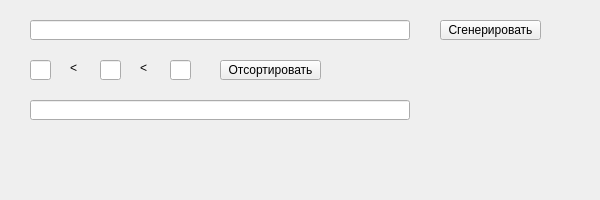
<?xml version="1.0" encoding="UTF-8"?>
<ui version="4.0">
 <class>MainWindow</class>
 <widget class="QMainWindow" name="MainWindow">
  <property name="geometry">
   <rect>
    <x>0</x>
    <y>0</y>
    <width>600</width>
    <height>200</height>
   </rect>
  </property>
  <property name="minimumSize">
   <size>
    <width>600</width>
    <height>200</height>
   </size>
  </property>
  <property name="maximumSize">
   <size>
    <width>600</width>
    <height>200</height>
   </size>
  </property>
  <property name="windowTitle">
   <string>MainWindow</string>
  </property>
  <widget class="QWidget" name="centralwidget">
   <widget class="QPushButton" name="ButtonRandom">
    <property name="geometry">
     <rect>
      <x>440</x>
      <y>20</y>
      <width>101</width>
      <height>20</height>
     </rect>
    </property>
    <property name="text">
     <string>Сгенерировать</string>
    </property>
   </widget>
   <widget class="QLineEdit" name="Edit_Input">
    <property name="geometry">
     <rect>
      <x>30</x>
      <y>20</y>
      <width>380</width>
      <height>20</height>
     </rect>
    </property>
   </widget>
   <widget class="QLabel" name="label">
    <property name="geometry">
     <rect>
      <x>70</x>
      <y>60</y>
      <width>16</width>
      <height>16</height>
     </rect>
    </property>
    <property name="text">
     <string>&lt;</string>
    </property>
   </widget>
   <widget class="QLabel" name="label_2">
    <property name="geometry">
     <rect>
      <x>140</x>
      <y>60</y>
      <width>16</width>
      <height>16</height>
     </rect>
    </property>
    <property name="text">
     <string>&lt;</string>
    </property>
   </widget>
   <widget class="QLineEdit" name="Edit_Output">
    <property name="geometry">
     <rect>
      <x>30</x>
      <y>100</y>
      <width>380</width>
      <height>20</height>
     </rect>
    </property>
   </widget>
   <widget class="QPushButton" name="ButtonRandom_2">
    <property name="geometry">
     <rect>
      <x>220</x>
      <y>60</y>
      <width>101</width>
      <height>20</height>
     </rect>
    </property>
    <property name="text">
     <string>Отсортировать</string>
    </property>
   </widget>
   <widget class="QLineEdit" name="lineEdit">
    <property name="geometry">
     <rect>
      <x>30</x>
      <y>60</y>
      <width>21</width>
      <height>20</height>
     </rect>
    </property>
   </widget>
   <widget class="QLineEdit" name="lineEdit_2">
    <property name="geometry">
     <rect>
      <x>100</x>
      <y>60</y>
      <width>21</width>
      <height>20</height>
     </rect>
    </property>
   </widget>
   <widget class="QLineEdit" name="lineEdit_3">
    <property name="geometry">
     <rect>
      <x>170</x>
      <y>60</y>
      <width>21</width>
      <height>20</height>
     </rect>
    </property>
   </widget>
  </widget>
 </widget>
 <resources/>
 <connections/>
</ui>
